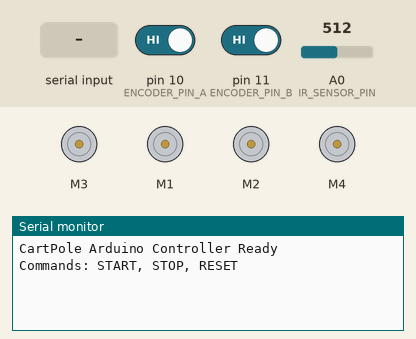
A sketch run on a simulated Arduino Uno, built with avr-gcc and run on an emulated ATmega328P. Parts: 4 × DC motor (green arrow = forward, orange = backward, longer = faster), the last lines printed to the serial monitor. The inputs (shaded band) are chosen by the test bench; at power-on: pin 10 (ENCODER_PIN_A) HIGH, pin 11 (ENCODER_PIN_B) HIGH, A0 (IR_SENSOR_PIN) = 512.

Above: at 1.4 s.
1.5 s: "START\n" received over Serial
At 2.1 s:
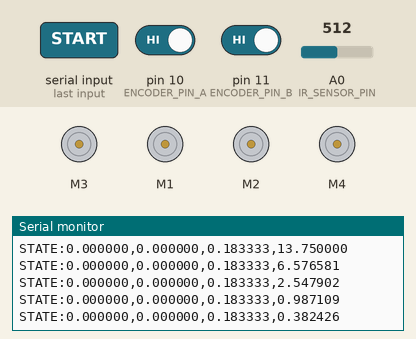
3.2 s: "STOP\n" received over Serial
At 4.4 s:
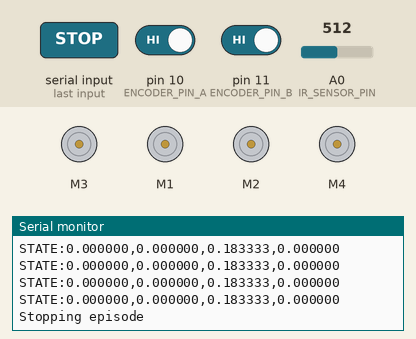
4.7 s: "RESET\n" received over Serial
At 5.6 s:
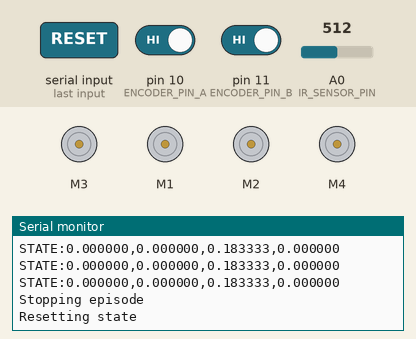
Timing chart, 0 to 7.7 s (numbered marks = the images above; inputs shaded):
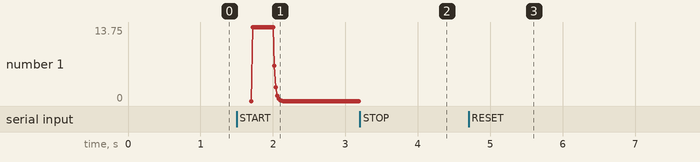

The sketch:

main.ino
```cpp
#include <Adafruit_MotorShield.h>
#include <math.h>
#include <Wire.h>
#include <PinChangeInterrupt.h>  // Add this library


// Pin definitions
#define IR_SENSOR_PIN A0      // IR sensor for position tracking
#define ENCODER_PIN_A 10       // Rotary encoder pin A (Green)
#define ENCODER_PIN_B 11       // Rotary encoder pin B (White)

// Motor terminal definitions
#define MOTOR_A_TERMINAL 3
#define MOTOR_B_TERMINAL 1
#define MOTOR_C_TERMINAL 2
#define MOTOR_D_TERMINAL 4

// IR sensor calibration
#define IR_BLACK_THRESHOLD 500  // Threshold for black/white detection
#define STRIPS_COUNT 120        // Total number of strips (60 black + 60 white)
#define TRACK_LENGTH 22.0       // Total length in inches
#define STRIP_WIDTH (TRACK_LENGTH / STRIPS_COUNT)  // Width of each strip

// - - - - - - - - - - - - - - - - - - - - - - - - - - - - - - - - - - - - - - - - - - - - - - - - - - - - - - - - -
// - - - - - - - - - - - - - - - - - - - - - - - - - - - - - - - - - - - - - - - - - - - - - - - - - - - - - - - - -
// - - - - - - - - - - - - - - - - - - - - - - - - - - - - - - - - - - - - - - - - - - - - - - - - - - - - - - - - -
// State limits - same as the simulation for consistency
#define MAX_ANGLE_RAD 0.35f    // Maximum allowed pole angle (radians)
#define MAX_POSITION 5.0f     // Maximum allowed cart position (inches from center)
#define MAX_ANGULAR_VELOCITY 4.0f  // Maximum allowed angular velocity

// Control parameters
#define MOTOR_MAX_SPEED 150    // Maximum motor speed

#define CONTROL_FREQUENCY 50   // Control frequency in Hz
#define CONTROL_INTERVAL (1000 / CONTROL_FREQUENCY)  // Control interval in milliseconds

// - - - - - - - - - - - - - - - - - - - - - - - - - - - - - - - - - - - - - - - - - - - - - - - - - - - - - - - - -
// - - - - - - - - - - - - - - - - - - - - - - - - - - - - - - - - - - - - - - - - - - - - - - - - - - - - - - - - -
// - - - - - - - - - - - - - - - - - - - - - - - - - - - - - - - - - - - - - - - - - - - - - - - - - - - - - - - - -

// Encoder constants
#define ENCODER_PPR 600        // Pulses per revolution
#define DEGREES_PER_COUNT (360.0 / (4.0 * ENCODER_PPR))  // Degrees per count (4x mode)
#define RADIANS_PER_COUNT (DEGREES_PER_COUNT * M_PI / 180.0)  // Radians per count

// Create the motor shield object
Adafruit_MotorShield afms = Adafruit_MotorShield();

// Get pointers to the motors
Adafruit_DCMotor *motor_a = afms.getMotor(MOTOR_A_TERMINAL);
Adafruit_DCMotor *motor_b = afms.getMotor(MOTOR_B_TERMINAL);
Adafruit_DCMotor *motor_c = afms.getMotor(MOTOR_C_TERMINAL);
Adafruit_DCMotor *motor_d = afms.getMotor(MOTOR_D_TERMINAL);

// Encoder variables
volatile int32_t encoder_count = 0;
volatile int8_t encoder_dir = 0;      // 1=CW, -1=CCW
volatile bool encoder_active = false; // Flag to control encoder processing
uint8_t prev_encoder_state = 0;
float pole_angle = 0.0;               // Current pole angle in radians
float pole_angular_velocity = 0.0;    // Current pole angular velocity in radians/sec

// IR sensor variables
int strip_count = 0;
float cart_position = 0.0;            // Current cart position in inches (0 = center)
float cart_velocity = 0.0;            // Current cart velocity in inches/sec
bool last_strip_was_black = false;
unsigned long last_strip_time = 0;
unsigned long last_ir_read_time = 0;
int last_ir_value = 0;

// System state variables
bool is_running = false;
unsigned long last_control_time = 0;
unsigned long last_state_update_time = 0;
unsigned long last_i2c_check = 0;     // For I2C health monitoring

// Communication variables
char incoming_byte;
char command_buffer[64];
int buffer_index = 0;

void setup() {
  Serial.begin(115200);

  // Set up encoder pins
  pinMode(ENCODER_PIN_A, INPUT);
  pinMode(ENCODER_PIN_B, INPUT);

  pinMode(IR_SENSOR_PIN, INPUT);

  // Initialize the motor shield with longer timeout
  Wire.begin();
  delay(100);
  afms.begin();
  delay(100);

  stop_motors();

  // Initialize encoder state BEFORE attaching interrupts
  prev_encoder_state = (digitalRead(ENCODER_PIN_A) << 1) | digitalRead(ENCODER_PIN_B);

  // Use pin change interrupts instead
  attachPCINT(digitalPinToPCINT(ENCODER_PIN_A), read_encoder, CHANGE);
  attachPCINT(digitalPinToPCINT(ENCODER_PIN_B), read_encoder, CHANGE);

  Serial.println("CartPole Arduino Controller Ready");
  Serial.println("Commands: START, STOP, RESET");
}

void loop() {
  // Check I2C health periodically
  check_i2c_health();

  // Process serial commands
  process_serial_commands();

  // Update state measurements
  update_state_variables();

  // Control loop - run at fixed frequency
  unsigned long current_time = millis();
  if (is_running && (current_time - last_control_time >= CONTROL_INTERVAL)) {
    last_control_time = current_time;

    // Send state data to host computer
    send_state_to_host();

    // Check if we're in a terminal state
    if (is_terminal_state()) {
      Serial.println("TERMINAL STATE REACHED");
      stop_motors();
      is_running = false;
      encoder_active = false; // Disable encoder processing

      // Reset I2C and motor shield to recover from any issues
      reset_i2c();

      // Flush serial
      while(Serial.available()) Serial.read();
    }
  }
}

void check_i2c_health() {
  // Check every 3 seconds
  if (millis() - last_i2c_check > 3000) {
    last_i2c_check = millis();

    // Try to communicate with motor shield
    Wire.beginTransmission(0x60); // Motor shield address
    byte error = Wire.endTransmission();

    // If communication failed, reset I2C
    if (error != 0) {
      reset_i2c();
    }
  }
}

void reset_i2c() {
  // Reset I2C bus
  Wire.end();
  delay(50);
  Wire.begin();
  delay(50);
  afms.begin();
  delay(50);
}

void process_serial_commands() {
  // Clear any garbage in the buffer first
  if (Serial.available() > 20) {
    while (Serial.available()) Serial.read();
    buffer_index = 0;
    return;
  }

  while (Serial.available() > 0) {
    incoming_byte = Serial.read();

    // Handle end of command
    if (incoming_byte == '\n' || incoming_byte == '\r') {
      if (buffer_index > 0) {
        command_buffer[buffer_index] = '\0';
        execute_command(command_buffer);
        buffer_index = 0;
      }
    } else if (buffer_index < sizeof(command_buffer) - 1) {
      command_buffer[buffer_index++] = incoming_byte;
    }
  }
}

void execute_command(char* command) {
  if (strncmp(command, "START", 5) == 0) {
    // Enable encoder first
    encoder_active = true;
    delay(50);

    // Reinitialize I2C to ensure clean state
    reset_i2c();

    Serial.println("Starting episode");
    reset_state();
    is_running = true;
  }
  else if (strncmp(command, "STOP", 4) == 0) {
    Serial.println("Stopping episode");
    stop_motors();
    is_running = false;
    encoder_active = false; // Disable encoder processing
  }
  else if (strncmp(command, "RESET", 5) == 0) {
    Serial.println("Resetting state");
    encoder_active = false; // Temporarily disable
    reset_state();
    encoder_active = true;  // Re-enable if already running
  }
  else if (strncmp(command, "MOTOR:", 6) == 0) {
    int motor_speed = atoi(command + 6);
    set_motor_speed(motor_speed);
    Serial.print("Motor speed set to: ");
    Serial.println(motor_speed);
  }
  else if (strncmp(command, "RESET_I2C", 9) == 0) {
    Serial.println("Resetting I2C and motor shield");
    reset_i2c();
  }
}

void reset_state() {
  noInterrupts();
  encoder_count = 0;
  encoder_dir = 0;
  interrupts();

  pole_angle = 0.0;
  pole_angular_velocity = 0.0;
  cart_position = 0.0;
  cart_velocity = 0.0;
  strip_count = 0;
  last_strip_was_black = false;
  last_strip_time = millis();
  last_state_update_time = millis();

  stop_motors();
}

void update_state_variables() {
  unsigned long current_time = millis();
  float delta_time = (current_time - last_state_update_time) / 1000.0;

  if (delta_time > 0.001) {
    noInterrupts();
    int32_t current_count = encoder_count;
    interrupts();

    float new_angle = current_count * RADIANS_PER_COUNT;
    float angle_delta = new_angle - pole_angle;
    pole_angular_velocity = angle_delta / delta_time;
    pole_angle = new_angle;

    update_cart_position(delta_time);

    last_state_update_time = current_time;
  }
}

void update_cart_position(float delta_time) {
  int ir_value = analogRead(IR_SENSOR_PIN);
  bool is_black = (ir_value > IR_BLACK_THRESHOLD);

  if (is_black != last_strip_was_black) {
    unsigned long current_strip_time = millis();
    unsigned long strip_time_delta = current_strip_time - last_strip_time;

    if (is_black) {
      strip_count++;
    } else {
      strip_count--;
    }

    cart_position = strip_count * STRIP_WIDTH;

    if (strip_time_delta > 0) {
      float strip_velocity = STRIP_WIDTH / (strip_time_delta / 1000.0);
      strip_velocity *= (is_black ? 1.0 : -1.0);
      cart_velocity = 0.7 * cart_velocity + 0.3 * strip_velocity;
    }

    last_strip_time = current_strip_time;
    last_strip_was_black = is_black;
  }

  unsigned long current_time = millis();
  if (current_time - last_ir_read_time > 10) {
    int ir_delta = ir_value - last_ir_value;

    if (abs(ir_delta) > 10) {
      float direction = ir_delta > 0 ? 1.0 : -1.0;
      float approximate_velocity = direction * abs(ir_delta) / 100.0;
      cart_velocity = 0.8 * cart_velocity + 0.2 * approximate_velocity;
    }

    last_ir_value = ir_value;
    last_ir_read_time = current_time;
  }

  if (millis() - last_strip_time > 300) {
    cart_velocity *= 0.9;
    if (fabs(cart_velocity) < 0.05) {
      cart_velocity = 0.0;
    }
  }
}

bool is_terminal_state() {
  return (fabs(pole_angle) > MAX_ANGLE_RAD ||
         fabs(cart_position) > MAX_POSITION);
}

void send_state_to_host() {
  Serial.print("STATE:");
  Serial.print(pole_angle, 6);
  Serial.print(",");
  Serial.print(pole_angular_velocity, 6);
  Serial.print(",");
  Serial.print(cart_position, 6);
  Serial.print(",");
  Serial.println(cart_velocity, 6);
}
void set_motor_speed(int speed) {
  speed = constrain(speed, -MOTOR_MAX_SPEED, MOTOR_MAX_SPEED);

  if (speed == 0) {
    stop_motors();
  } else if (speed > 0) {
    // RIGHT movement: A & C forward, B & D backward
    motor_a->setSpeed(abs(speed));
    motor_a->run(FORWARD);
    motor_c->setSpeed(abs(speed));
    motor_c->run(FORWARD);

    motor_b->setSpeed(abs(speed));
    motor_b->run(BACKWARD);
    motor_d->setSpeed(abs(speed));
    motor_d->run(BACKWARD);
  } else {
    // LEFT movement: A & C backward, B & D forward
    motor_a->setSpeed(abs(speed));
    motor_a->run(BACKWARD);
    motor_c->setSpeed(abs(speed));
    motor_c->run(BACKWARD);

    motor_b->setSpeed(abs(speed));
    motor_b->run(FORWARD);
    motor_d->setSpeed(abs(speed));
    motor_d->run(FORWARD);
  }
}

void stop_motors() {
  motor_a->setSpeed(0);
  motor_a->run(RELEASE);
  motor_b->setSpeed(0);
  motor_b->run(RELEASE);
  motor_c->setSpeed(0);
  motor_c->run(RELEASE);
  motor_d->setSpeed(0);
  motor_d->run(RELEASE);
}

void read_encoder() {
  if (!encoder_active) return;

  static uint32_t last_isr = 0;
  uint32_t now = micros();

  // Increased debounce time for stability
  if (now - last_isr < 1000) return; // 1ms debounce
  last_isr = now;

  uint8_t curr_state = (digitalRead(ENCODER_PIN_A) << 1) | digitalRead(ENCODER_PIN_B);

  static const int8_t transitions[16] = {
     0, -1,  1,  0,
     1,  0,  0, -1,
    -1,  0,  0,  1,
     0,  1, -1,  0
  };

  int8_t delta = transitions[(prev_encoder_state << 2) | curr_state];

  if (delta) {
    encoder_count += delta;
    encoder_dir = delta > 0 ? 1 : -1;
    prev_encoder_state = curr_state;
  }
}
```

Measured:
- after the input at 1.5 s, the serial monitor: prints a new line after 0.20 s (image 1)
- after the input at 3.2 s, the serial monitor: prints a new line at once (image 2)
- after the input at 4.7 s, the serial monitor: prints a new line at once (image 3)
